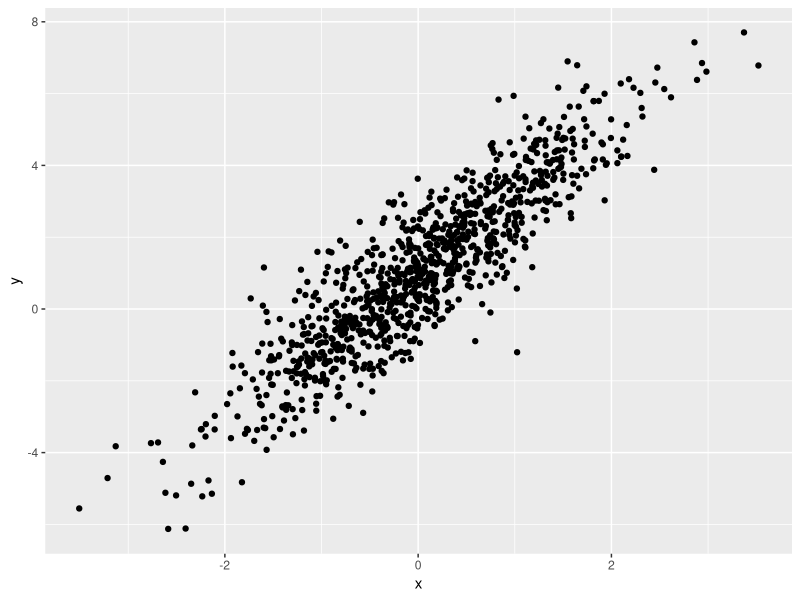
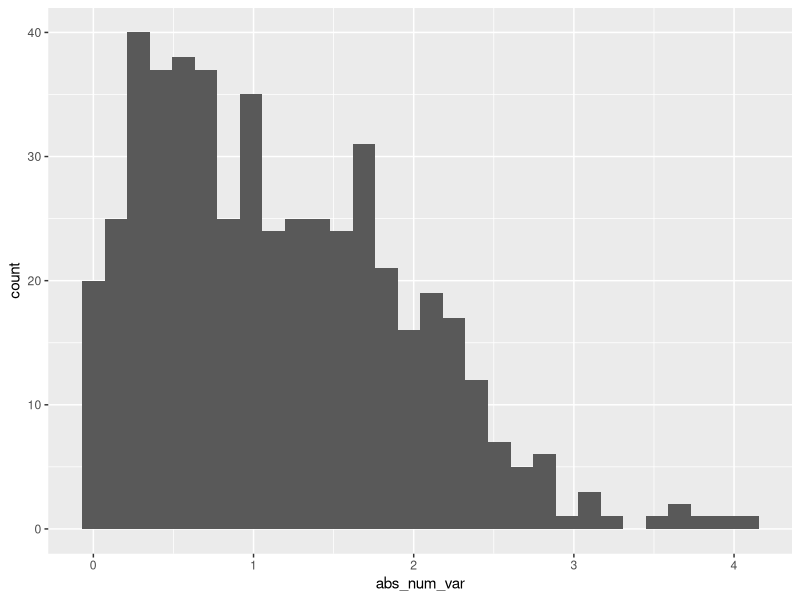

Here is the R script that generated these plots, in order:
## ---- chunk 1
library(tidyverse)
## ---- chunk 2
samp = rnorm(100)
length(samp)
## ---- chunk 3
plot_df=
  tibble(
    x=rnorm(n=1000),
    y=1 + 2 * x + rnorm(n=1000)
  )
ggplot(plot_df, aes(x=x,y=y)) + geom_point()
## ---- chunk 4
assessment_df=
  tibble(
    num_var=rnorm(n=500, mean=1),
    num_var_pos=num_var >0,
    abs_num_var=abs(num_var)
  )
ggplot(assessment_df,aes(x=abs_num_var)) + geom_histogram()
